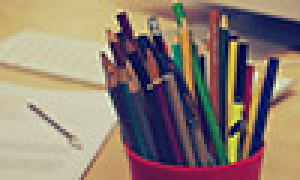
#> input picture Tutorials/pixel.jpg, 100 x 60 px (shown 3 times larger)
$ python getpixel.py   (Python 2 division)
#> lines starting #> are read from the running program, lines starting #| are printed output that depends on the picture
import cv2
import numpy as np

# select output file for write list
myFile = open('output.txt', 'w')
# import image
img = cv2.imread('pixel.jpg')
#> img is the input picture: shape (60, 100, 3); mean B, G, R 114, 126.3, 143.6
# Get height & width
h, w = img.shape[:2]
#> h = 60; w = 100

imgSize = img.size / 3
#> imgSize = 6000
myList = range(imgSize)
#> myList = 6000 values from 0 to 5999

# Add pixels to a list
ih = 0
iw = 0
for i in range(imgSize):
    if(iw == w-1):
        iw = 0
        ih = ih + 1
        if(ih == h-1):
            ih = 0
    myList[i] = img[ih, iw]
    print ih, iw, i, myList[i]
    iw = iw + 1
#> this loop made 6000 passes
#| 0 0 0 [108 165 196]
#| 0 1 1 [108 166 195]
#| 0 2 2 [109 167 196]
#| 0 3 3 [111 170 196]
#| 0 4 4 [113 172 198]
#| 0 5 5 [116 176 200]
#| 0 6 6 [118 178 202]
#| 0 7 7 [119 179 201]
#> (further printed lines are left out)
#> after the loop, ih = 1; iw = 60; myList = 6000 items, first 6: [108, 165, 196], [108, 166, 195], [109, 167, 196], [111, 170, 196], [113, 172, 198], [116, 176, 200]

# Create new black image
img2 = np.zeros((h,w,3), np.uint8)

# Reverse list
myList.reverse()

# add pixels to new black image
jh = 0
jw = 0
for j in range(imgSize):
    if(jw == w-1):
        jw = 0
        jh = jh + 1
        if(jh == h-1):
            jh = 0
    img2[jh, jw] = myList[j]
    print jh, jw, j, myList[j]
    jw = jw + 1
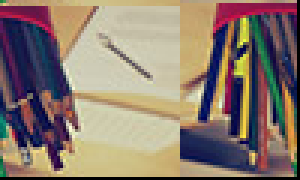
#> img2: shape (60, 100, 3) (shown 3 times larger); mean of channels 0, 1, 2 111.1, 123.1, 139.2; drawn as B, G, R
#> after the loop, jh = 1; jw = 60

# Show new image
cv2.imshow('new pic', img2)
# Write myList to output file
for item in myList:
    myFile.write("%s\n" % item)
#> this loop made 6000 passes
#> item on passes 1 to 3: [60, 129, 32], [81, 147, 68], [113, 140, 160]

# Close window
k = cv2.waitKey(0) & 0xFF
#> (key Esc is pressed here)
if k == 27:		# if press ESC, exit
	cv2.destroyAllWindows()
elif k == ord('s'):	# if press 's', Save picture in gray color and exit
	cv2.imwrite('new-picture.png', img2)
	cv2.destroyAllWindows()
